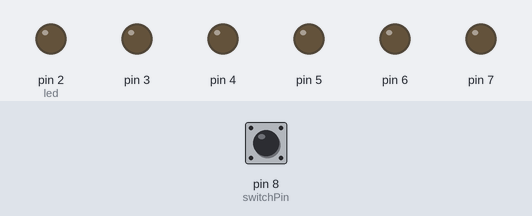
Simulated run of this sketch. Board: Arduino Uno, built with avr-gcc and run on an emulated ATmega328P. On the bench: output pins drawn as LEDs (lit = HIGH). Inputs (shaded band) come from the test bench; at power-on: pin 8 (switchPin) LOW.

Above: at 5.0 s.
At 15.0 s:
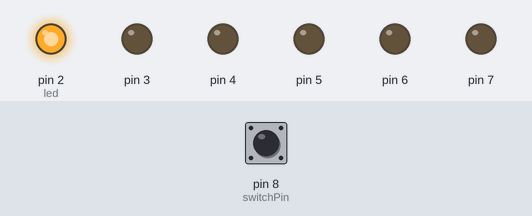
At 25.0 s:
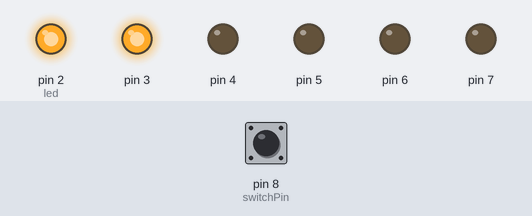
At 35.0 s:
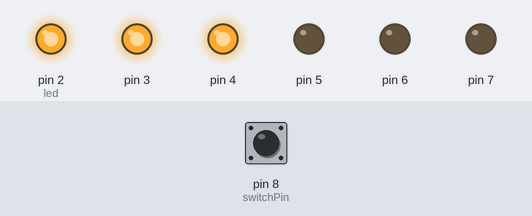
At 45.0 s:
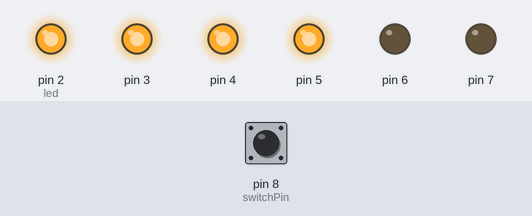
At 55.0 s:
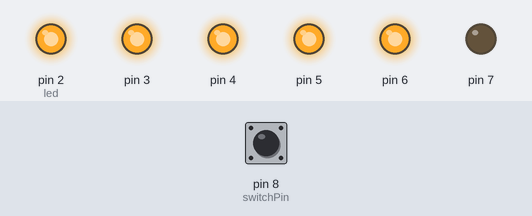
Timing chart, 0 to 78.0 s (numbered marks = the images above):
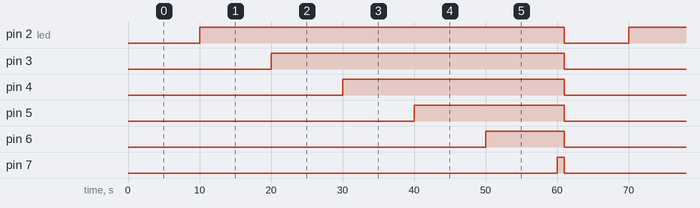

Measured:
- by itself, pin 2 (led): alternates HIGH for 51.0 s and LOW for 9.0 s
- by itself, pin 3: alternates HIGH for 41.0 s and LOW for 19.0 s
- by itself, pin 4: alternates HIGH for 31.0 s and LOW for 29.0 s
- by itself, pin 5: alternates HIGH for 21.0 s and LOW for 39.0 s
- by itself, pin 6: alternates HIGH for 11.0 s and LOW for 49.0 s
- by itself, pin 7: alternates HIGH for 1.0 s and LOW for 59.0 s

The sketch:

Project8.ino
```cpp
const int switchPin = 8;
unsigned long previousTime = 0;
int switchState =0;
int prevSwitchState = 0;
int led = 2;
long interval = 10000;
void setup() {
  pinMode(switchPin, INPUT);
  for(int i=2; i<8; i++){
    pinMode(i, OUTPUT);
  }
}

void loop() {
  unsigned long currentTime = millis();
  if(currentTime - previousTime > interval){
    previousTime = currentTime;
    digitalWrite(led, HIGH);
    if(led == 7){
      delay(1000);
      for(int i=2; i<8; i++){
        digitalWrite(i, LOW);
      }
      led=1;
    }
    led++;
  }
  switchState= digitalRead(switchPin);
  if(switchState != prevSwitchState){
    for(int i=2; i<8; i++){
      digitalWrite(i, LOW);
    }
    led = 2;
    previousTime = currentTime;
  }
  prevSwitchState = switchState;
}
```
